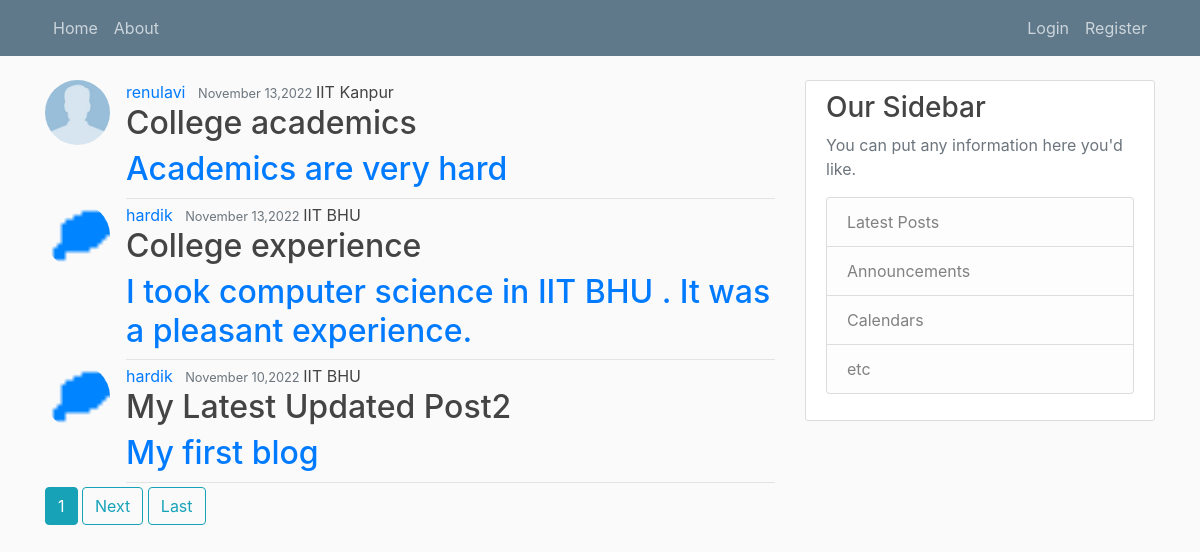
The page / on the database its author committed.
### blog/models.py (models this page shows, shortened)
class Post (models.Model):
    title= models.CharField(max_length=100)
    collegename= models.CharField(max_length=100,default="IIT BHU")
    content= models.TextField()
    created_on=models.DateTimeField(default=timezone.now)
    author=models.ForeignKey(User,on_delete=models.CASCADE)

### users/models.py (models this page shows, shortened)
class Profile(models.Model):
    user=models.OneToOneField(User,on_delete=models.CASCADE)
    image=models.ImageField(default='default.jpg',upload_to='profile_pics')

### blog/views.py (the view)
# urls.py: path('',PostListView.as_view(),name='blog-home'),
class PostListView(ListView):
    model=Post
    template_name='blog/home.html'
    context_object_name='posts'
    ordering=['-created_on']
    paginate_by= 3

### blog/templates/blog/home.html (shortened to what this page needs)
{% extends "blog/base.html" %}
{% block content %}
        {% for post in posts  %}
        <article class="media contecnt-section">
            <img class="rounded-circle article-img" src="{{post.author.profile.image.url}}" >
            <div class="media-body">
               <div class="article-metadata">
               <a class="mr-2" href="{%url 'user-posts' post.author.username %}">{{post.author}}</a>
               <small class="text-muted">{{post.created_on|date:"F d,Y"}} </small>
              <a class="article-title" href="{%url 'post-detail' post.id %}">{{post.collegename}}</a>
               <div>
                   <h2><a class="article-title" href="{%url 'post-detail' post.id %}">{{post.title}}</a></h2>
                   <h2><a class="article-content" href="{%url 'post-detail' post.id %}">{{post.content}}</a></h2>
               </div>
        </article>
    {% endfor %}
    {% if is_paginated %}
    {% for num in page_obj.paginator.page_range %}
     {% if page_obj.number == num %}
     <a class="btn btn-info mb-4" href="?page={{num}}">{{num}}</a>
     {% elif num > page_obj.number|add:'-3' and num < page_obj.number|add:'-3'%}
     <a class="btn btn-outline-info mb-4" href="?page={{num}}">{{num}}</a>
     {%endif%}
    {%endfor %}
    {% if page_obj.has_next %}
    <a class="btn btn-outline-info mb-4" href="?page={{page_obj.next_page_number}}">Next</a>
    <a class="btn btn-outline-info mb-4" href="?page={{page_obj.paginator.num_pages}}">Last</a>
    {%endif%}
    {% endif%}
{% endblock content  %}

### blog/templates/blog/base.html (shortened to what this page needs)
{% load static %}
<!DOCTYPE html>
<html lang="en">
<head>
     <link rel="stylesheet" href="https://cdn.jsdelivr.net/npm/bootstrap@4.0.0/dist/css/bootstrap.min.css">
    <link rel="stylesheet" href="{% static 'blog/main.css' %}">
</head>
<body>
        <header class="site-header">
            <nav class="navbar navbar-expand-md navbar-dark bg-steel fixed-top">
            <div class="container">
                <div class="collapse navbar-collapse" id="navbarToggle">
                <div class="navbar-nav mr-auto">
                    <a class="nav-item nav-link" href=" {% url 'blog-home' %}">Home</a>
                     <a class="nav-item nav-link" href=" {% url 'blog-about' %} ">About</a>
                </div>
                <div class="navbar-nav">
                        {% if user.is_authenticated %}
                            <a class="nav-item nav-link" href="{% url 'post-create' %}">New Post</a>
                            <a class="nav-item nav-link" href="{% url 'logout' %}">logout</a>
                            <a class="nav-item nav-link" href="{% url 'profile' %}">profile</a>
                        {% else  %}
                                <a class="nav-item nav-link" href="{% url 'login' %}">Login</a>
                                <a class="nav-item nav-link" href="{% url 'register' %}">Register</a>
                        {%endif%}
                </div>
                </div>
            </div>
            </nav>
        </header>
            <main role="main" class="container">
                <div class="row">
                <div class="col-md-8">
                    {% block content %}{% endblock %}
                </div>
                <div class="col-md-4">
                    <div class="content-section">
                    <h3>Our Sidebar</h3>
                    <p class='text-muted'>You can put any information here you'd like.
                        <ul class="list-group">
                        <li class="list-group-item list-group-item-light">Latest Posts</li>
                        <li class="list-group-item list-group-item-light">Announcements</li>
                        <li class="list-group-item list-group-item-light">Calendars</li>
                        <li class="list-group-item list-group-item-light">etc</li>
                        </ul>
                    </p>
                    </div>
                </div>
                </div>
            </main>
</body>
</html>

### blog/static/blog/main.css (style rules this page uses)
body { background: #fafafa; color: #333333; margin-top: 5rem; }
h1, h2, h3, h4, h5, h6 { color: #444444; }
ul { margin: 0; }
.bg-steel { background-color: #5f788a; }
.site-header .navbar-nav .nav-link { color: #cbd5db; }
.content-section { background: #ffffff; padding: 10px 20px; border: 1px solid #dddddd; border-radius: 3px; margin-bottom: 20px; }
.article-title { color: #444444; }
.article-content { white-space: pre-line; }
.article-img { height: 65px; width: 65px; margin-right: 16px; }
.article-metadata { padding-bottom: 1px; margin-bottom: 4px; border-bottom: 1px solid #e3e3e3 }

### rows shown on the page
Post: author.profile.image (placeholder picture), author "renulavi", created_on "November 13,2022", collegename "IIT Kanpur", title "College academics", content "Academics are very hard"
Post: author.profile.image (picture), author "hardik", created_on "November 13,2022", collegename "IIT BHU", title "College experience", content "I took computer science in IIT BHU . It was a pleasant experience."
Post: author.profile.image (picture), author "hardik", created_on "November 10,2022", collegename "IIT BHU", title "My Latest Updated Post2", content "My first blog"

### other values the page prints
{{ num }} "1"
